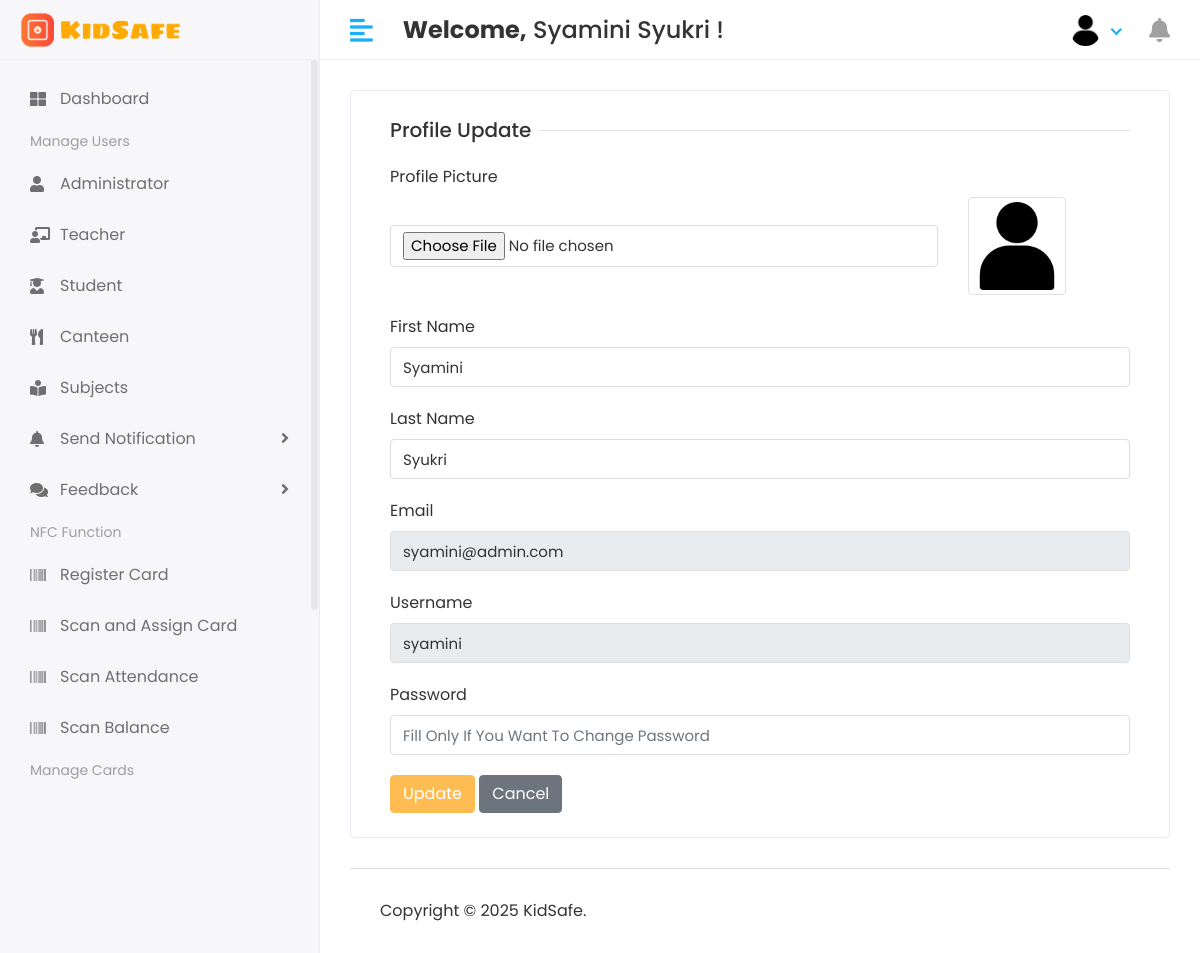
Page /profile (signed in) on the earlier database version.
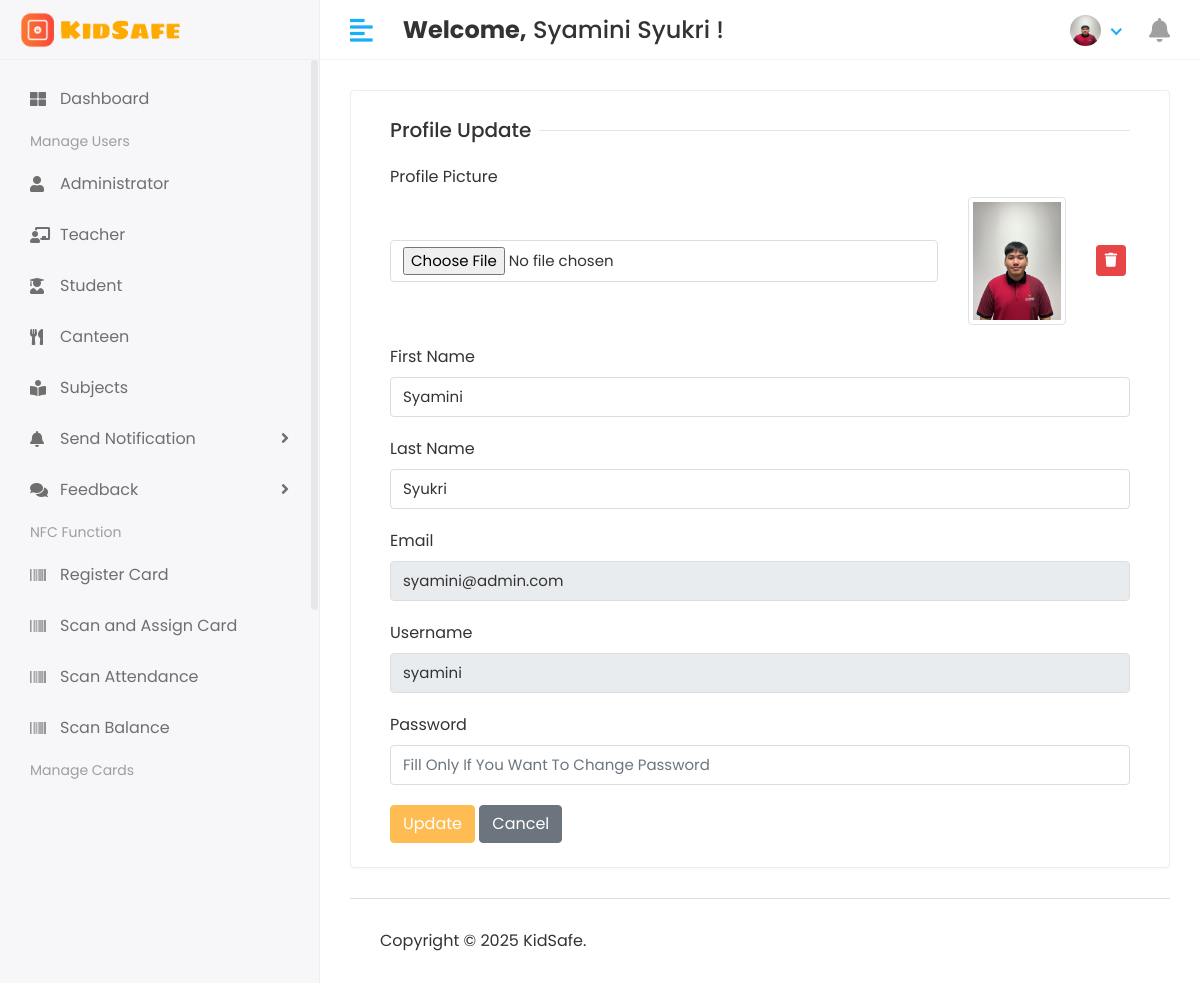
Same page on the later database version.
### kidsafe_app/models.py (models this page shows)
class CustomUser(AbstractUser):
    USER = (
        (1, 'Administrator'),
        (2, 'Teacher'),
        (3, 'Student'),
        (4, 'Canteen'),
    )
    user_type = models.CharField(choices=USER, max_length=50, default=1)
    profile_pic = models.ImageField(upload_to='media/profile_pic')

### kidsafe_project/views.py (the view)
# urls.py: path('profile', views.profile, name='profile'),
@login_required(login_url='/')
def profile(request):
    user = CustomUser.objects.get(id=request.user.id)
    context = {
        "user": user,
    }
    return render(request, 'profile.html', context)

### kidsafe_app/context_processors.py (called while the page is built)
def notification_count(request):
    if not request.user.is_authenticated:
        return {'unread_count': 0}
    unread_count = 0
    if request.user.user_type == '2':  # Teacher
        unread_count = TeacherNotification.objects.filter(
            teacher__admin=request.user,
            read=False
        ).count()
    elif request.user.user_type == '3':  # Student
        unread_count = StudentNotification.objects.filter(
            student__admin=request.user,
            read=False
        ).count()
    elif request.user.user_type == '4':  # Canteen
        unread_count = CanteenNotification.objects.filter(
            canteen__admin=request.user,
            read=False
        ).count()
    return {'unread_count': unread_count}

### templates/profile.html (shortened to what the changed rows need)
{% extends 'base.html' %}
{% load static %}
{% block content %}
<div class="row">
    <div class="col-sm-12">
        <div class="card">
            <div class="card-body">
                <form method="post" action="{% url 'profile_update' %}" enctype="multipart/form-data">
                    <div class="col-12">
                        <div class="form-group">
                            <div class="row align-items-center">
                                <div class="col-md-2">
                                    {% if user.profile_pic == "" or not user.profile_pic %}
                                        <span class="user-img">
                                            <img src="{% static 'assets/img/noimg.png' %}" alt="No Profile Picture" class="img-thumbnail" style="max-width: 100; height: auto;">
                                        </span>
                                    {% else %}
                                        <span class="user-img">
                                            <img src="{{ user.profile_pic.url }}" alt="Profile Picture" class="img-thumbnail" style="max-width: 100; height: auto;">
                                        </span>
                                    {% endif %}
                                </div>
                                <div class="col-md-1">
                                    {% if user.profile_pic %}
                                        <a href="{% url 'profile_delete' user.id %}" class="btn btn-danger btn-sm" onclick="return confirm('Are you sure you want to delete your profile picture?');">
                                            <i class="fas fa-trash"></i>
                                        </a>
                                    {% endif %}
                                </div>
                            </div>
                        </div>
                    </div>
                    <div class="col-sm-12">
                        <div class="form-group">
                            <label>First Name</label>
                            <input type="text" class="form-control" name="first_name" value="{{user.first_name}}">
                        </div>
                    </div>
                    <div class="col-sm-12">
                        <div class="form-group">
                            <label>Last Name</label>
                            <input type="text" class="form-control" name="last_name" value="{{user.last_name}}">
                        </div>
                    </div>
                    <div class="col-sm-12">
                        <div class="form-group">
                            <label>Email</label>
                            <input type="text" class="form-control" name="email" value="{{user.email}}" readonly>
                        </div>
                    </div>
                    <div class="col-sm-12">
                        <div class="form-group">
                            <label>Username</label>
                            <input type="text" class="form-control" name="username" value="{{user.username}}" readonly>
                        </div>
                    </div>
                </form>
            </div>
        </div>
    </div>
</div>
{% endblock %}

### templates/includes/header.html (shortened to what this page needs)
{% load static %}
<div class="header">
    <div class="header-left">
        {% if user.user_type == '1' %}
        <a href="{% url 'admin_home' %}" class="logo">
            <img src="{% static 'assets/img/logo4.png' %}" alt="Logo">
        </a>
        {% endif %}
    </div>
    <a href="javascript:void(0);" id="toggle_btn">
        <i class="fas fa-align-left"></i>
    </a>
    <div class="top-nav-search mt-3">
        <h4><strong>Welcome,</strong>&nbsp;<span>{{user.first_name}} {{user.last_name}}</span>&nbsp;!</h4>
    </div>
    <ul class="nav user-menu">
        <li class="nav-item dropdown has-arrow">
            <a href="#" class="dropdown-toggle nav-link" data-toggle="dropdown">
                {% if user.profile_pic == "" %}
                <span class="user-img"><img class="rounded-circle" src="{% static 'assets/img/noimg.png' %}" width="31"
                        height="31" alt=""></span>
                {% else %}
                <span class="user-img"><img class="rounded-circle" src="/{{user.profile_pic}}" width="31" height="31"
                        alt=""></span>
                {% endif %}
            </a>
        </li>
        <li class="nav-item">
            {% if user.user_type == '2' %}
            <a href="{% url 'view_teacher_notifications' %}" class="nav-link">
                <i class="fas fa-bell"></i>
                {% if unread_count > 0 %}
                <span class="badge badge-danger">{{ unread_count }}</span>
                {% endif %}
            </a>
            {% else %}
            <li class="nav-item dropdown">
                <a href="#" class="dropdown-toggle nav-link" data-toggle="dropdown">
                    <i class="fas fa-bell"></i>
                </a>
            </li>
            {% endif %}
        </li>
    </ul>
</div>

Differences in the rows shown:
changed CustomUser "Syamini": profile_pic: picture added
